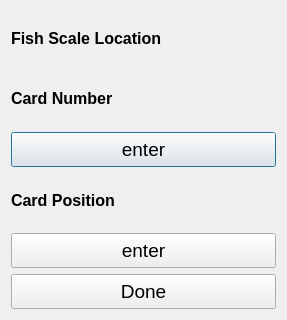
<?xml version="1.0" encoding="UTF-8"?>
<ui version="4.0">
 <class>scalecardDlg</class>
 <widget class="QDialog" name="scalecardDlg">
  <property name="geometry">
   <rect>
    <x>0</x>
    <y>0</y>
    <width>287</width>
    <height>320</height>
   </rect>
  </property>
  <property name="windowTitle">
   <string>Scale Location</string>
  </property>
  <layout class="QVBoxLayout" name="verticalLayout_2">
   <item>
    <layout class="QVBoxLayout" name="verticalLayout">
     <item>
      <widget class="QLabel" name="label_3">
       <property name="font">
        <font>
         <pointsize>12</pointsize>
         <weight>75</weight>
         <bold>true</bold>
        </font>
       </property>
       <property name="text">
        <string>Fish Scale Location</string>
       </property>
      </widget>
     </item>
     <item>
      <widget class="QLabel" name="label">
       <property name="font">
        <font>
         <pointsize>12</pointsize>
         <weight>75</weight>
         <bold>true</bold>
        </font>
       </property>
       <property name="text">
        <string>Card Number</string>
       </property>
      </widget>
     </item>
     <item>
      <widget class="QPushButton" name="cardBtn">
       <property name="minimumSize">
        <size>
         <width>165</width>
         <height>35</height>
        </size>
       </property>
       <property name="font">
        <font>
         <pointsize>14</pointsize>
        </font>
       </property>
       <property name="text">
        <string>enter</string>
       </property>
      </widget>
     </item>
     <item>
      <widget class="QLabel" name="label_2">
       <property name="font">
        <font>
         <pointsize>12</pointsize>
         <weight>75</weight>
         <bold>true</bold>
        </font>
       </property>
       <property name="text">
        <string>Card Position</string>
       </property>
      </widget>
     </item>
     <item>
      <widget class="QPushButton" name="positionBtn">
       <property name="minimumSize">
        <size>
         <width>165</width>
         <height>35</height>
        </size>
       </property>
       <property name="font">
        <font>
         <pointsize>14</pointsize>
        </font>
       </property>
       <property name="text">
        <string>enter</string>
       </property>
      </widget>
     </item>
     <item>
      <widget class="QPushButton" name="doneBtn">
       <property name="minimumSize">
        <size>
         <width>165</width>
         <height>35</height>
        </size>
       </property>
       <property name="font">
        <font>
         <pointsize>14</pointsize>
        </font>
       </property>
       <property name="text">
        <string>Done</string>
       </property>
      </widget>
     </item>
    </layout>
   </item>
  </layout>
 </widget>
 <resources/>
 <connections/>
</ui>
